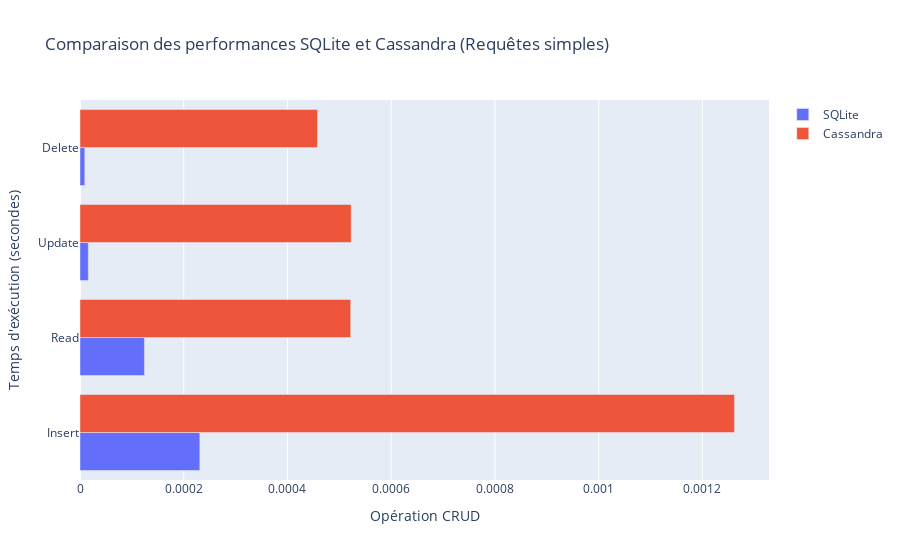

This figure's notebook cell:
### Code cell
affiche_times(sqlite_times_simple, 'SQLite', cassandra_times_simple, 'Cassandra', 'Comparaison des performances SQLite et Cassandra (Requêtes simples)' )

### Figure 1 — Plotly figure (JSON) as saved in the notebook; plotly's stock layout.template omitted (floating-point values rounded to 4 significant figures)
{"data": [{"name": "SQLite", "orientation": "h", "type": "bar", "x": [0.000231, 0.0001242, 1.597e-05, 9.298e-06], "y": ["Insert", "Read", "Update", "Delete"]}, {"name": "Cassandra", "orientation": "h", "type": "bar", "x": [0.001262, 0.0005219, 0.0005229, 0.000458], "y": ["Insert", "Read", "Update", "Delete"]}], "layout": {"barmode": "group", "title": {"text": "Comparaison des performances SQLite et Cassandra (Requêtes simples)"}, "xaxis": {"title": {"text": "Opération CRUD"}}, "yaxis": {"title": {"text": "Temps d'exécution (secondes)"}}}}
